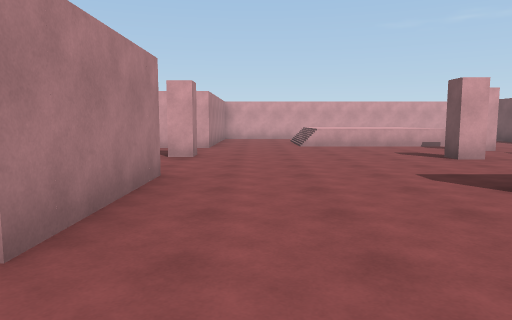
View 1 (above)

16 first-person views from a walk through a Unity game level. The camera is 1.4 m above the floor, tilts 6° down and sees 70° across. The floor is counted in squares, 2 m on a side. Each view is taken from the middle of a square. On the plan, view 1 faces up. The plan holds only what a view shows up to about 11 squares ahead; the rest is blank. The player character is not drawn. Door leaves are left out, so doorways stand open.

View 2
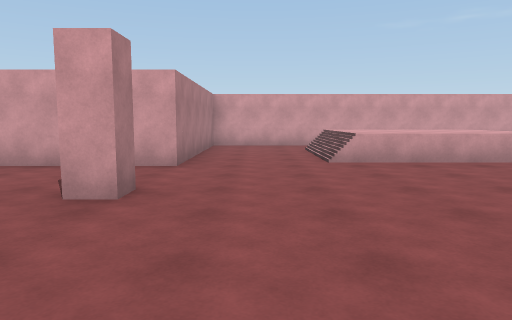

View 3
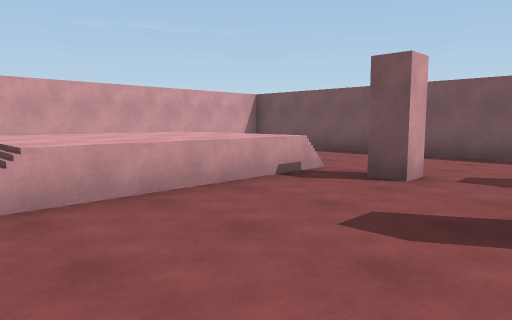

View 4
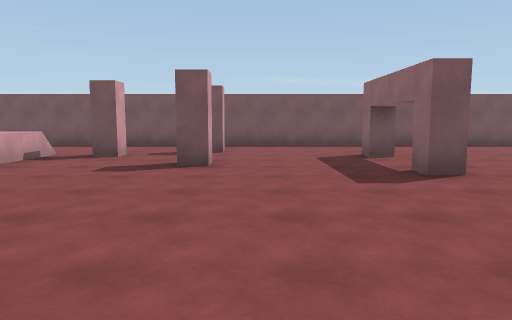

View 5
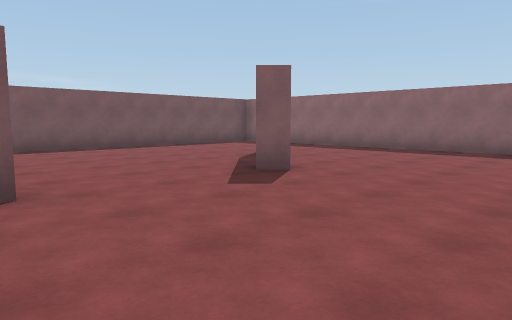

View 6
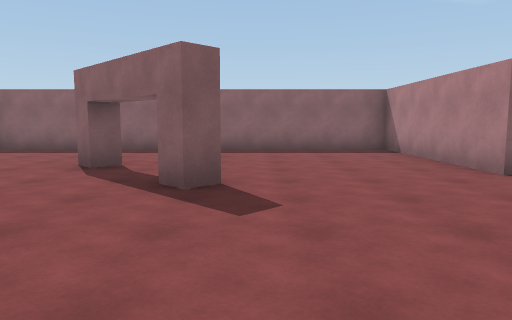

View 7
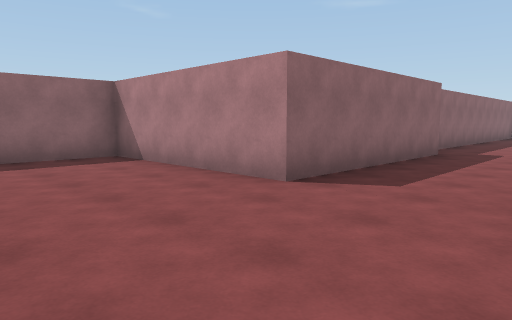

View 8
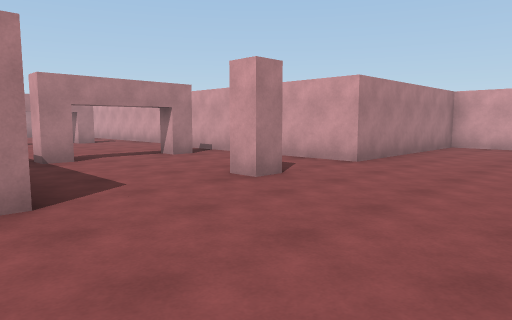

View 9
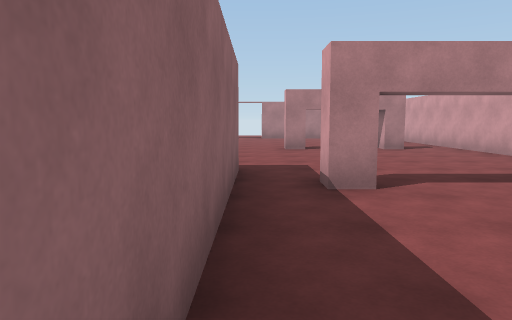

View 10
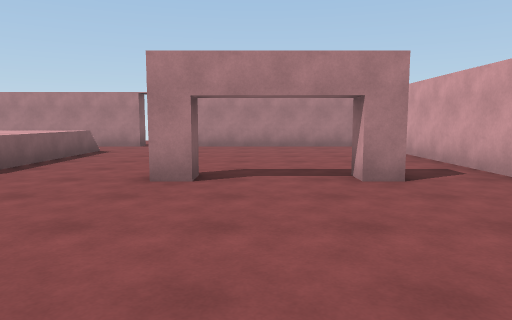

View 11
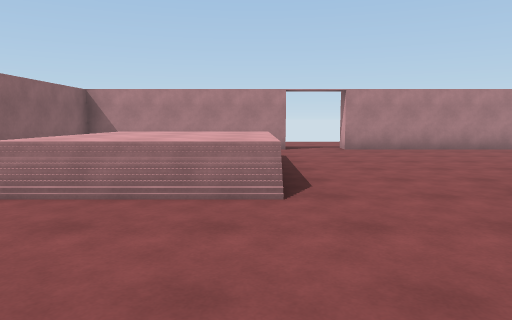

View 12
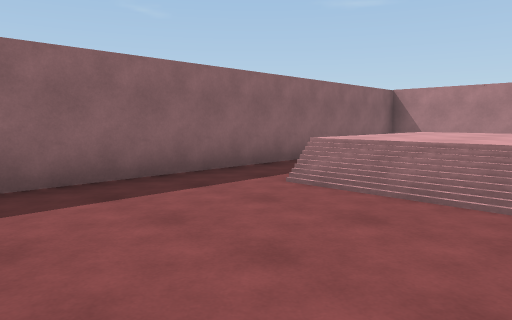

View 13
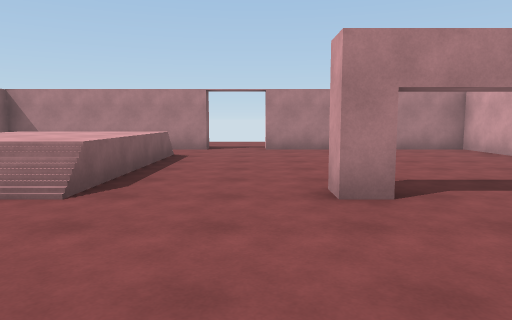

View 14
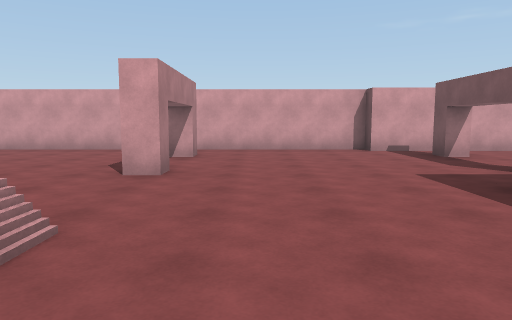

View 15
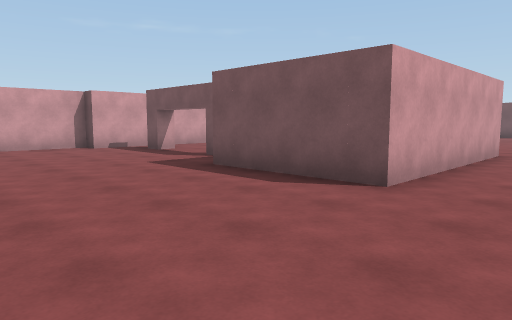

View 16
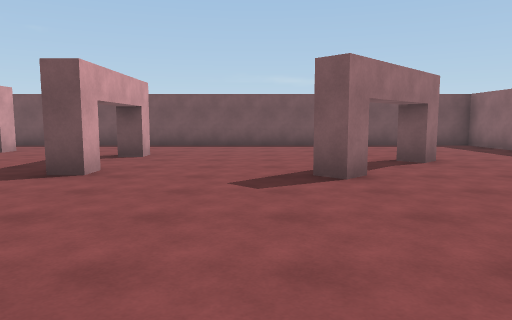

### Floor plan
Key: @ floor where view 1 was taken; # wall or solid block; . main floor; : floor 1 m higher than the main floor; D open door.
Columns run from 18 left of view 1 to 9 right of it. Each row starts with its distance up from view 1.
 15                 ############
 14                 #...       #
 13                 #...::::   #
 12                 #...::::  .#
 11  ############   #...::::...#
 10  #..........#####..........#
  9  #.....#...............#...#
  8  #..............#..........#
  7  #....................#.#..#
  6  #.....#.....#.............#
  5 .D.........................#
  4 .D..........#####....#.#...#
  3  #..::::....#####..........#
  2  #  ::::....#####..........#
  1  #  ::::...................#
  0  #  ..............@..#.....#
 -1  #    ......#####..........#
 -2   #########     #.....#....#
 -3                 #..........#
 -4                 #..........#
 -5                 #..........#
 -6                 ############

Positions as (right, up) in squares from view 1, and headings:
1: (0, 0), facing up
2: (0, 4), facing up
3: (1, 7), facing up-right
4: (-2, 6), facing right
5: (-1, 4), facing down-right
6: (2, 4), facing down
7: (2, 2), facing down-left
8: (2, 4), facing up-left
9: (-1, 5), facing left
10: (-6, 7), facing left
11: (-7, 3), facing left
12: (-7, 3), facing down-left
13: (-7, 5), facing left
14: (-9, 1), facing up
15: (-10, 0), facing up-right
16: (-2, 1), facing right
